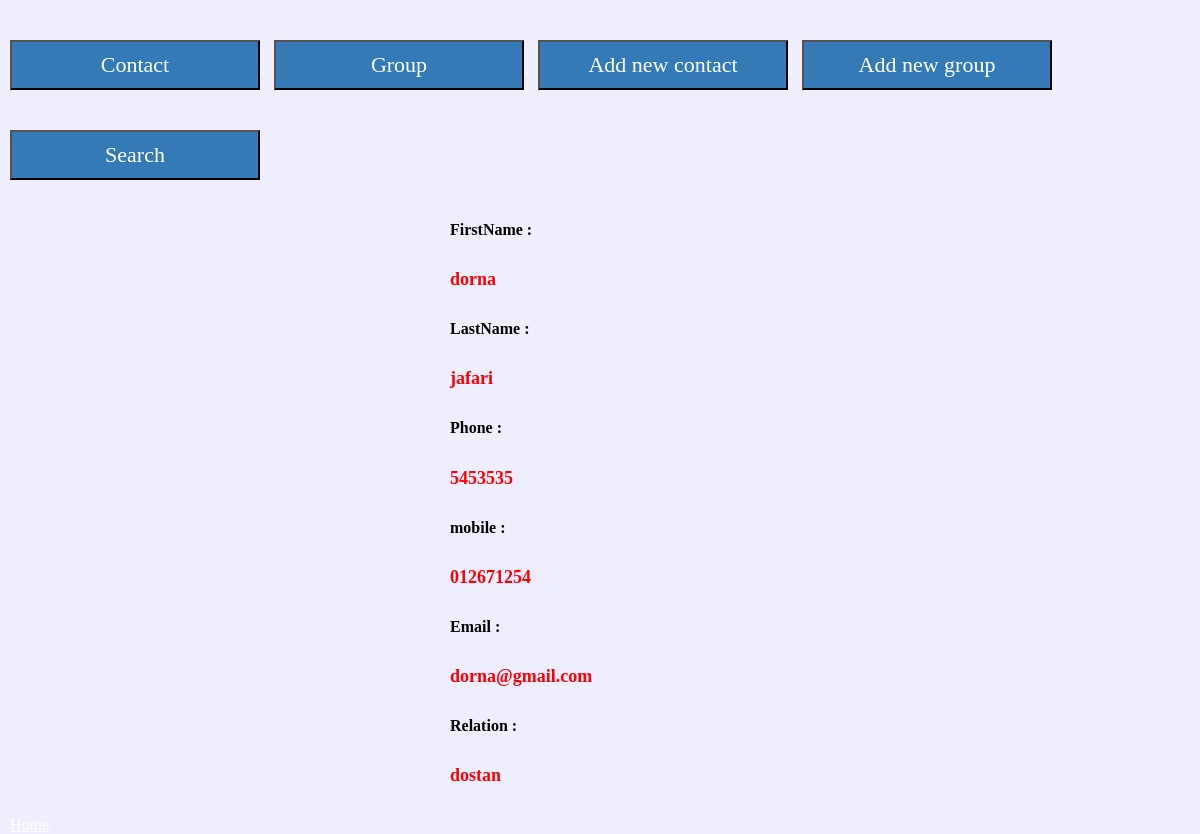
Screenshot of /showbook.php?id=14 with the database file from the repository.
### tables this page shows
CREATE TABLE IF NOT EXISTS `book` (
  `id` int(20) NOT NULL AUTO_INCREMENT,
  `fname` varchar(50) NOT NULL,
  `lname` varchar(50) NOT NULL,
  `phone` varchar(30) NOT NULL,
  `email` varchar(50) NOT NULL,
  `grouptype` int(10) NOT NULL,
  `mobilephone` varchar(30) NOT NULL,
  PRIMARY KEY (`fname`,`lname`),
  UNIQUE KEY `phone` (`phone`),
  UNIQUE KEY `id` (`id`)
);

CREATE TABLE IF NOT EXISTS `group_type` (
  `id` int(20) NOT NULL AUTO_INCREMENT,
  `label` varchar(50) NOT NULL,
  PRIMARY KEY (`label`),
  UNIQUE KEY `id` (`id`)
);

### showbook.php (the view, shortened to what this page needs)
<!DOCTYPE html>
<?php
$database = new mysqli("localhost", "root", "", "phonebook");
$database->query("SET NAMES 'utf8'");
$id = $_REQUEST['id'];
$result = $database->query("SELECT * FROM book WHERE id=$id ");
$data = $result->fetch_assoc();
$lid = $data['grouptype'];
$result2 = $database->query("SELECT * FROM group_type WHERE id=$lid");
$data2 = $result2->fetch_assoc();
?>
<html>
    <head>
        <link href="global.css" rel="stylesheet" type="text/css"/>
    </head>
    <body>
        <div>
            <a href="first.php"><button>Contact</button> </a>
            <a href="group.php"><button> Group</button> </a>
            <a href="add.php"><button> Add new contact</button> </a>
            <a href="addgroup.php"><button> Add new group</button> </a>
            <a href="search.php"><button> Search </button> </a>
            <section>
                <h4>FirstName : </h4><h5><?php echo $data['fname']; ?></h5>
                <h4>LastName : <h5><?php echo $data['lname']; ?></h5> </h4>
                <h4>Phone : <h5><?php echo $data['phone']; ?></h5> </h4>
                <h4>mobile : <h5><?php echo $data['mobilephone']; ?></h5> </h4>
                <h4>Email : <h5><?php echo $data['email']; ?></h5> </h4>
                <h4>Relation : <h5><?php echo $data2['label']; ?></h5> </h4>
            </section>
        </div>
        <a href="index.php">Home</a>
    </body>
</html>

### global.css (style rules this page uses)
body { padding: 0; margin: 0; background-color: #eef; }
div { margin: 20px auto; }
a { display: inline; text-align: center; padding-left: 10px; padding-top: 30px; color: white; }
button { color: #ffffff; background-color: #337ab7; width: 250px; height: 50px; font-size: 22px; font-weight: normal; font-family: fantasy; margin-bottom: 20px; margin-top: 20px; }
section { display: block; width: 300px; margin: 20px auto; }
h5 { font-size: 18px; color: red; }

### rows the page displays
book: fname "dorna", lname "jafari", phone "5453535", mobilephone "012671254", email "dorna@gmail.com"
group_type: label "dostan"
